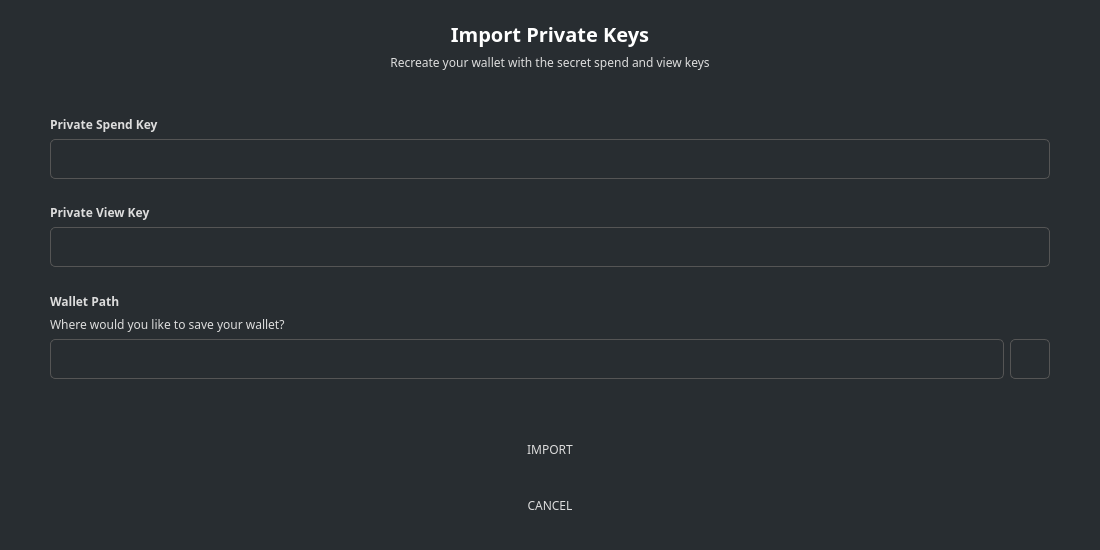
<?xml version="1.0" encoding="UTF-8"?>
<ui version="4.0">
 <class>ImportSecretKeys</class>
 <widget class="QDialog" name="ImportSecretKeys">
  <property name="geometry">
   <rect>
    <x>0</x>
    <y>0</y>
    <width>1100</width>
    <height>550</height>
   </rect>
  </property>
  <property name="windowTitle">
   <string>Import Private Keys</string>
  </property>
  <property name="styleSheet">
   <string notr="true">background-color: #282d31; color: #ddd; border: 0px;</string>
  </property>
  <layout class="QVBoxLayout" name="verticalLayout_3">
   <property name="spacing">
    <number>6</number>
   </property>
   <property name="leftMargin">
    <number>0</number>
   </property>
   <property name="topMargin">
    <number>0</number>
   </property>
   <property name="rightMargin">
    <number>0</number>
   </property>
   <property name="bottomMargin">
    <number>0</number>
   </property>
   <item>
    <widget class="QGroupBox" name="groupBox">
     <property name="sizePolicy">
      <sizepolicy hsizetype="Expanding" vsizetype="Expanding">
       <horstretch>0</horstretch>
       <verstretch>0</verstretch>
      </sizepolicy>
     </property>
     <property name="styleSheet">
      <string notr="true"/>
     </property>
     <property name="title">
      <string/>
     </property>
     <property name="alignment">
      <set>Qt::AlignLeading|Qt::AlignLeft|Qt::AlignTop</set>
     </property>
     <layout class="QVBoxLayout" name="verticalLayout_2">
      <property name="leftMargin">
       <number>50</number>
      </property>
      <property name="topMargin">
       <number>20</number>
      </property>
      <property name="rightMargin">
       <number>50</number>
      </property>
      <property name="bottomMargin">
       <number>20</number>
      </property>
      <item>
       <widget class="QLabel" name="label_4">
        <property name="font">
         <font>
          <family>Poppins</family>
          <pointsize>-1</pointsize>
          <weight>75</weight>
          <bold>true</bold>
         </font>
        </property>
        <property name="styleSheet">
         <string notr="true">color: #fff;
border-right: 0px;
font-size: 20px;
font-weight: bold;</string>
        </property>
        <property name="text">
         <string>Import Private Keys</string>
        </property>
        <property name="alignment">
         <set>Qt::AlignCenter</set>
        </property>
       </widget>
      </item>
      <item>
       <widget class="QLabel" name="label_5">
        <property name="font">
         <font>
          <family>Poppins</family>
         </font>
        </property>
        <property name="styleSheet">
         <string notr="true">color: #ddd;border-right: 0px;</string>
        </property>
        <property name="text">
         <string>Recreate your wallet with the secret spend and view keys</string>
        </property>
        <property name="scaledContents">
         <bool>false</bool>
        </property>
        <property name="alignment">
         <set>Qt::AlignCenter</set>
        </property>
        <property name="wordWrap">
         <bool>true</bool>
        </property>
       </widget>
      </item>
      <item>
       <spacer name="verticalSpacer_4">
        <property name="orientation">
         <enum>Qt::Vertical</enum>
        </property>
        <property name="sizeHint" stdset="0">
         <size>
          <width>20</width>
          <height>40</height>
         </size>
        </property>
       </spacer>
      </item>
      <item>
       <widget class="QLabel" name="label">
        <property name="font">
         <font>
          <family>Poppins</family>
          <weight>75</weight>
          <bold>true</bold>
         </font>
        </property>
        <property name="styleSheet">
         <string notr="true">color: #ddd;border-right: 0px;
font-weight:bold;</string>
        </property>
        <property name="text">
         <string>Private Spend Key</string>
        </property>
       </widget>
      </item>
      <item>
       <widget class="QLineEdit" name="m_spendKey">
        <property name="minimumSize">
         <size>
          <width>0</width>
          <height>40</height>
         </size>
        </property>
        <property name="font">
         <font>
          <family>Poppins</family>
         </font>
        </property>
        <property name="styleSheet">
         <string notr="true">padding: 3px; border: 1px solid #555; border-radius: 5px;   color: #aaa; padding: 5px;</string>
        </property>
       </widget>
      </item>
      <item>
       <spacer name="verticalSpacer_3">
        <property name="orientation">
         <enum>Qt::Vertical</enum>
        </property>
        <property name="sizeHint" stdset="0">
         <size>
          <width>20</width>
          <height>20</height>
         </size>
        </property>
       </spacer>
      </item>
      <item>
       <widget class="QLabel" name="label_3">
        <property name="font">
         <font>
          <family>Poppins</family>
          <weight>75</weight>
          <bold>true</bold>
         </font>
        </property>
        <property name="styleSheet">
         <string notr="true">color: #ddd;border-right: 0px;
font-weight:bold;</string>
        </property>
        <property name="text">
         <string>Private View Key</string>
        </property>
       </widget>
      </item>
      <item>
       <widget class="QLineEdit" name="m_viewKey">
        <property name="minimumSize">
         <size>
          <width>0</width>
          <height>40</height>
         </size>
        </property>
        <property name="font">
         <font>
          <family>Poppins</family>
         </font>
        </property>
        <property name="styleSheet">
         <string notr="true">padding: 3px; border: 1px solid #555; border-radius: 5px;   color: #aaa; padding: 5px;</string>
        </property>
       </widget>
      </item>
      <item>
       <spacer name="verticalSpacer_2">
        <property name="orientation">
         <enum>Qt::Vertical</enum>
        </property>
        <property name="sizeHint" stdset="0">
         <size>
          <width>20</width>
          <height>20</height>
         </size>
        </property>
       </spacer>
      </item>
      <item>
       <widget class="QLabel" name="label_2">
        <property name="font">
         <font>
          <family>Poppins</family>
          <weight>75</weight>
          <bold>true</bold>
         </font>
        </property>
        <property name="styleSheet">
         <string notr="true">color: #ddd;border-right: 0px;
font-weight:bold;</string>
        </property>
        <property name="text">
         <string>Wallet Path</string>
        </property>
       </widget>
      </item>
      <item>
       <widget class="QLabel" name="label_6">
        <property name="font">
         <font>
          <family>Poppins</family>
         </font>
        </property>
        <property name="text">
         <string>Where would you like to save your wallet?</string>
        </property>
       </widget>
      </item>
      <item>
       <widget class="QGroupBox" name="horizontalGroupBox_1">
        <layout class="QHBoxLayout" name="horizontalLayout">
         <property name="spacing">
          <number>6</number>
         </property>
         <property name="leftMargin">
          <number>0</number>
         </property>
         <property name="topMargin">
          <number>0</number>
         </property>
         <property name="rightMargin">
          <number>0</number>
         </property>
         <property name="bottomMargin">
          <number>0</number>
         </property>
         <item>
          <widget class="QLineEdit" name="m_pathEdit">
           <property name="sizePolicy">
            <sizepolicy hsizetype="Expanding" vsizetype="Fixed">
             <horstretch>0</horstretch>
             <verstretch>0</verstretch>
            </sizepolicy>
           </property>
           <property name="minimumSize">
            <size>
             <width>300</width>
             <height>40</height>
            </size>
           </property>
           <property name="font">
            <font>
             <family>Poppins</family>
            </font>
           </property>
           <property name="styleSheet">
            <string notr="true">padding: 3px; border: 1px solid #555; border-radius: 5px;   color: #aaa;</string>
           </property>
          </widget>
         </item>
         <item>
          <widget class="QToolButton" name="m_selectPathButton">
           <property name="sizePolicy">
            <sizepolicy hsizetype="Minimum" vsizetype="Minimum">
             <horstretch>0</horstretch>
             <verstretch>0</verstretch>
            </sizepolicy>
           </property>
           <property name="minimumSize">
            <size>
             <width>40</width>
             <height>40</height>
            </size>
           </property>
           <property name="styleSheet">
            <string notr="true">border: 1px solid #555; border-radius: 5px;   color: #aaa;</string>
           </property>
           <property name="text">
            <string notr="true"/>
           </property>
           <property name="icon">
            <iconset resource="../../resources.qrc">
             <normaloff>:/icons/folder</normaloff>:/icons/folder</iconset>
           </property>
          </widget>
         </item>
        </layout>
       </widget>
      </item>
      <item>
       <spacer name="verticalSpacer">
        <property name="orientation">
         <enum>Qt::Vertical</enum>
        </property>
        <property name="sizeHint" stdset="0">
         <size>
          <width>20</width>
          <height>40</height>
         </size>
        </property>
       </spacer>
      </item>
      <item>
       <widget class="QGroupBox" name="horizontalGroupBox_2">
        <layout class="QHBoxLayout" name="horizontalLayout_2">
         <property name="spacing">
          <number>0</number>
         </property>
         <property name="leftMargin">
          <number>0</number>
         </property>
         <property name="topMargin">
          <number>0</number>
         </property>
         <property name="rightMargin">
          <number>0</number>
         </property>
         <property name="bottomMargin">
          <number>0</number>
         </property>
         <item>
          <widget class="QPushButton" name="b1_okButton">
           <property name="sizePolicy">
            <sizepolicy hsizetype="Preferred" vsizetype="Preferred">
             <horstretch>0</horstretch>
             <verstretch>0</verstretch>
            </sizepolicy>
           </property>
           <property name="minimumSize">
            <size>
             <width>131</width>
             <height>50</height>
            </size>
           </property>
           <property name="maximumSize">
            <size>
             <width>300</width>
             <height>16777215</height>
            </size>
           </property>
           <property name="font">
            <font>
             <family>Poppins</family>
            </font>
           </property>
           <property name="styleSheet">
            <string notr="true">/* This style is handled automatically by EditableStyle.cpp */</string>
           </property>
           <property name="text">
            <string>IMPORT</string>
           </property>
          </widget>
         </item>
        </layout>
       </widget>
      </item>
      <item>
       <widget class="QGroupBox" name="horizontalGroupBox_3">
        <layout class="QHBoxLayout" name="horizontalLayout_3">
         <property name="spacing">
          <number>0</number>
         </property>
         <property name="leftMargin">
          <number>0</number>
         </property>
         <property name="topMargin">
          <number>0</number>
         </property>
         <property name="rightMargin">
          <number>0</number>
         </property>
         <property name="bottomMargin">
          <number>0</number>
         </property>
         <item>
          <widget class="QPushButton" name="b1_backButton">
           <property name="sizePolicy">
            <sizepolicy hsizetype="Preferred" vsizetype="Preferred">
             <horstretch>0</horstretch>
             <verstretch>0</verstretch>
            </sizepolicy>
           </property>
           <property name="minimumSize">
            <size>
             <width>131</width>
             <height>50</height>
            </size>
           </property>
           <property name="maximumSize">
            <size>
             <width>300</width>
             <height>16777215</height>
            </size>
           </property>
           <property name="font">
            <font>
             <family>Poppins</family>
            </font>
           </property>
           <property name="styleSheet">
            <string notr="true">/* This style is handled automatically by EditableStyle.cpp */</string>
           </property>
           <property name="text">
            <string>CANCEL</string>
           </property>
          </widget>
         </item>
        </layout>
       </widget>
      </item>
     </layout>
    </widget>
   </item>
  </layout>
 </widget>
 <resources>
  <include location="../../resources.qrc"/>
 </resources>
 <connections>
  <connection>
   <sender>b1_backButton</sender>
   <signal>clicked()</signal>
   <receiver>ImportSecretKeys</receiver>
   <slot>reject()</slot>
   <hints>
    <hint type="sourcelabel">
     <x>439</x>
     <y>133</y>
    </hint>
    <hint type="destinationlabel">
     <x>324</x>
     <y>79</y>
    </hint>
   </hints>
  </connection>
  <connection>
   <sender>b1_okButton</sender>
   <signal>clicked()</signal>
   <receiver>ImportSecretKeys</receiver>
   <slot>accept()</slot>
   <hints>
    <hint type="sourcelabel">
     <x>570</x>
     <y>133</y>
    </hint>
    <hint type="destinationlabel">
     <x>324</x>
     <y>79</y>
    </hint>
   </hints>
  </connection>
  <connection>
   <sender>m_selectPathButton</sender>
   <signal>clicked()</signal>
   <receiver>ImportSecretKeys</receiver>
   <slot>selectPathClicked()</slot>
   <hints>
    <hint type="sourcelabel">
     <x>620</x>
     <y>54</y>
    </hint>
    <hint type="destinationlabel">
     <x>323</x>
     <y>65</y>
    </hint>
   </hints>
  </connection>
 </connections>
</ui>
